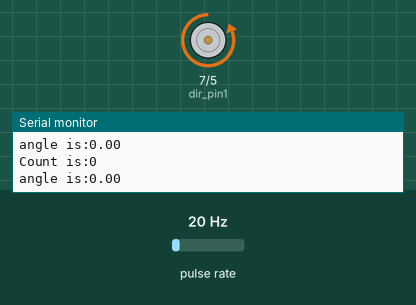
This sketch was run on a simulated Arduino Uno, built with avr-gcc and run on an emulated ATmega328P. On the bench: motor-driver pin pairs drawn as motors (green arrow = first pin HIGH = forward, orange = second pin HIGH = backward, longer = more drive, scaled by the enable pin), the last lines printed to the serial monitor. Wiring (inferred from the names in the program): pulse sensor: data pin 2. The inputs (shaded band) are chosen by the test bench; at power-on: pulse rate 20 Hz.

Above: at 0.1 s.
At 2.7 s:
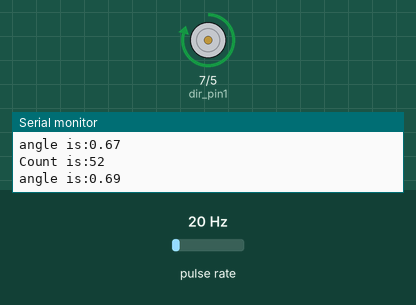
At 6.7 s:
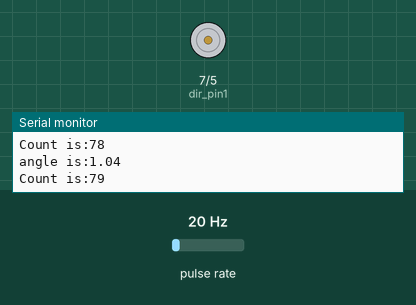
Timing chart, 0 to 8.2 s (numbered marks = the images above):
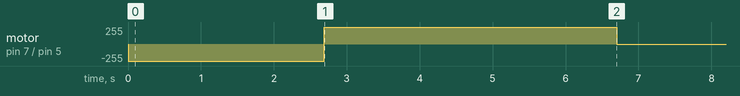

The sketch:

arrow_throw_motor.ino
```cpp
#define ppr 475
#define enc_pin 2
#define motor_pwm 3
#define dir_pin1 7
#define dir_pin2 5
uint16_t Count=0;
double rpm=0,sample_time=10,arm_angle=0;
void setup() {
  // put your setup code here, to run once:
  Serial.begin(9600);
  pinMode(enc_pin,INPUT_PULLUP);
  pinMode(dir_pin1,OUTPUT);
  pinMode(dir_pin2,OUTPUT);
  pinMode(motor_pwm,OUTPUT);
  attachInterrupt(digitalPinToInterrupt(enc_pin),update_count,RISING);
  while(arm_angle<((40*3.14)/180))
  {digitalWrite(dir_pin1,LOW);
  digitalWrite(dir_pin2,HIGH);
  analogWrite(motor_pwm,255);
  arm_angle=((2*3.14*(double)Count)/ppr);
  Serial.println("angle is:"+String(arm_angle));
  Serial.println("Count is:"+String(Count));
  Serial.println();
  }
  Count=0;
  arm_angle=0;
    while(arm_angle<((60*3.14)/180))
  {digitalWrite(dir_pin1,HIGH);
  digitalWrite(dir_pin2,LOW);
  analogWrite(motor_pwm,250);
  arm_angle=((2*3.14*(double)Count)/ppr);
  Serial.println("angle is:"+String(arm_angle));
  Serial.println("Count is:"+String(Count));
  Serial.println();
  }
  digitalWrite(dir_pin1,LOW);
  digitalWrite(dir_pin2,LOW);
  analogWrite(motor_pwm,0);

}

void loop() {

}
void update_count()
{
  Count++;
}
```
